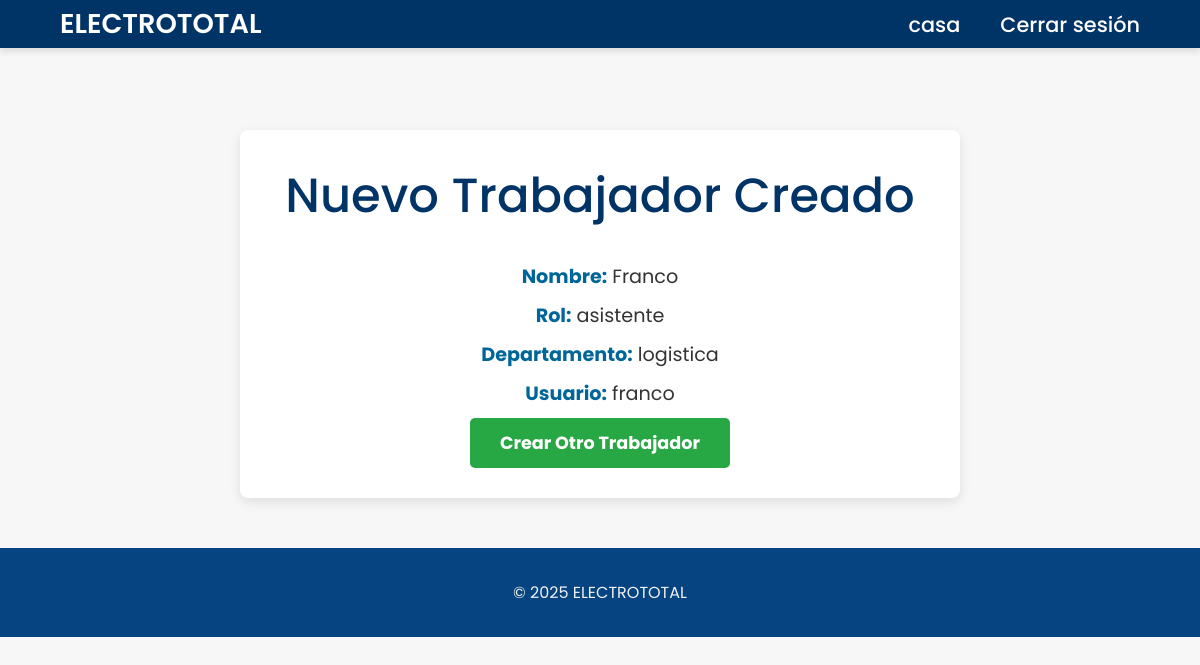
The app's page /personal/trabajador_creado/1/ (signed in), older data.
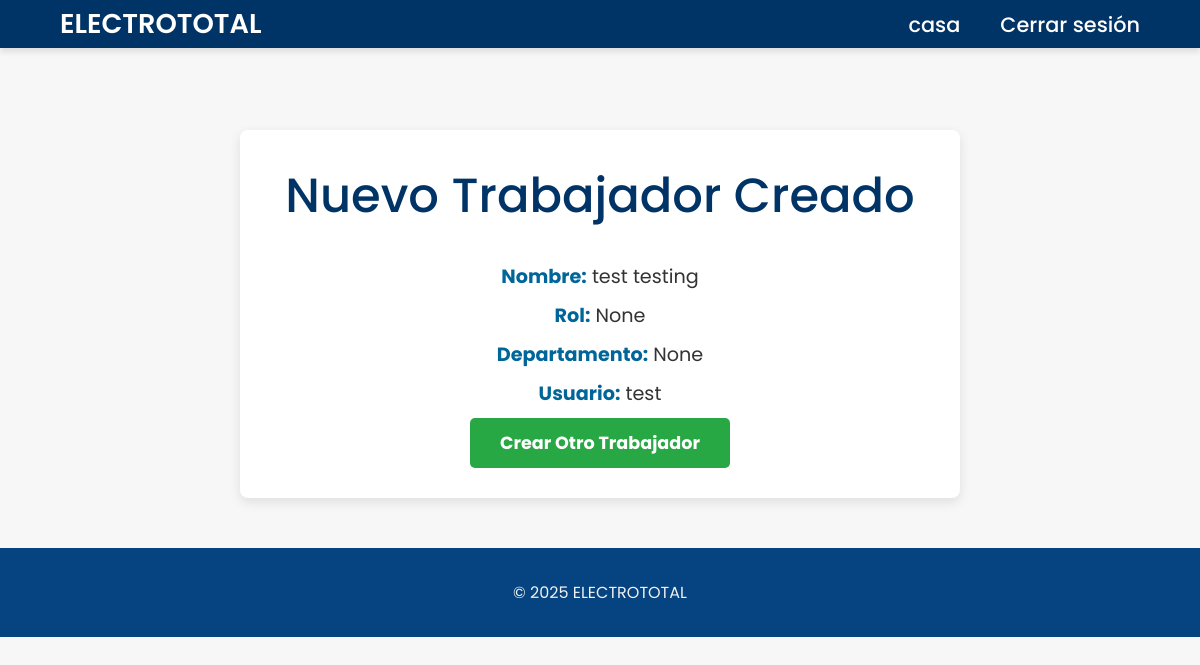
The same page, newer data.
### personal/models.py (models this page shows, shortened)
class CustomUser(AbstractUser):
    user_type = models.CharField(max_length=20, default='user')

class Trabajador(models.Model):
    user = models.OneToOneField(CustomUser, on_delete=models.CASCADE)
    empleado_id = models.CharField(max_length=20, unique=True)
    empleado_nombre = models.CharField(max_length=30, unique=True)
    departamento = models.CharField(max_length=100, null=True, blank=True)
    rol = models.CharField(max_length=50, null=True, blank=True)

### personal/views.py (the view)
# urls.py: path('trabajador_creado/<int:trabajador_id>/', views.trabajador_creado_view, name='trabajador_creado'),
@user_passes_test(lambda u: u.is_superuser)
def trabajador_creado_view(request, trabajador_id):
    trabajador = Trabajador.objects.get(id=trabajador_id)
    return render(request, 'trabajador_creado.html', {'trabajador': trabajador})

### personal/templates/trabajador_creado.html (shortened to what this page needs)
{% extends 'base.html' %}
{% block content %}
    <div class="trabajador-details">
        <h1>Nuevo Trabajador Creado</h1>
        <p><strong>Nombre:</strong> {{ trabajador.empleado_nombre }}</p>
        <p><strong>Rol:</strong> {{ trabajador.rol }}</p>
        <p><strong>Departamento:</strong> {{ trabajador.departamento }}</p>
        <p><strong>Usuario:</strong> {{ trabajador.user.username }}</p>
        <a href="{% url 'create_trabajador' %}" class="btn-submit">
            Crear Otro Trabajador
        </a>
    </div>
{% endblock %}

### personal/templates/base.html (shortened to what this page needs)
<!DOCTYPE html>
<html lang="es">
<head>
    {% load static %}
    <link rel="stylesheet" href="{% static 'css/base.css' %}">
</head>
<body>
    <header class="header">
        <a href="#" class="logo">ELECTROTOTAL</a>
        <nav class="navbar">
            {% if user.is_authenticated %}
                <span>{{ user.username }}</span>
                <a href="{% url 'logout' %}">Cerrar sesión</a>
            {% else %}
                <a href="{% url 'login' %}">Iniciar sesión</a>
            {% endif %}
        </nav>
    </header>
    <main>
        {% block content %}{% endblock %}
    </main>
    <footer>
        <p>&copy; 2025 ELECTROTOTAL </p>
    </footer>
</body>
</html>

### personal/static/css/base.css (style rules this page uses)
* { margin: 0; padding: 0; box-sizing: border-box; font-family: 'Poppins', sans-serif; }
.header { position: fixed; left: 0; top: 0; padding: 0.2rem 5%; width: 100%; display: flex; justify-content: space-between; align-items: center; z-index: 100; background: #003366; box-shadow: 0 4px 6px rgba(0, 0, 0, 0.1); }
.logo { font-size: 1.7rem; font-weight: 600; color: #fff; text-decoration: none; }
.navbar { display: flex; gap: 2.5rem; }
.navbar a, .navbar span { text-decoration: none; color: #fff; font-size: 1.3rem; font-weight: 500; }
main h1 { font-size: 3rem; font-weight: 500; color: #003366 ; margin-bottom: 30px; }
footer { background-color: #054381; color: #f1f1f1; text-align: center; padding: 2rem; }
body { background-color: #f7f7f7; color: #333333; font-size: 16px; position: relative; overflow-x: hidden; }
body::before { content: ""; position: absolute; top: 0; left: 0; width: 100%; height: 100%; background-image: url('https://twind.io/cl/wp-content/uploads/2023/06/seguridad-y-salud-de-los-trabajadores.webp'); background-size: cover; background-position: center center; filter: blur(1px); opacity: 0.55; z-index: -1; }
main { padding-top: 80px; position: relative; z-index: 10; }
header, footer { z-index: 10; }

### personal/templates/trabajador_creado.html (style rules this page uses)
.trabajador-details { background-color: #fff; padding: 30px; border-radius: 8px; box-shadow: 0 4px 12px rgba(0, 0, 0, 0.1); text-align: center; width: 60%; margin: 50px auto; }
.trabajador-details p { font-size: 1.2rem; margin: 10px 0; color: #333; }
.trabajador-details strong { color: #006699; }
.btn-submit { display: inline-block; padding: 12px 30px; font-size: 1.1rem; font-weight: bold; color: white; background-color: #28a745; border: none; border-radius: 5px; text-decoration: none; transition: background-color 0.3s ease; }

Row changes from the older to the newer data that the page shows:
changed Trabajador: empleado_nombre "Franco" → "test testing"; rol "asistente" → "None"; departamento "logistica" → "None"; user.username "franco" → "test"
